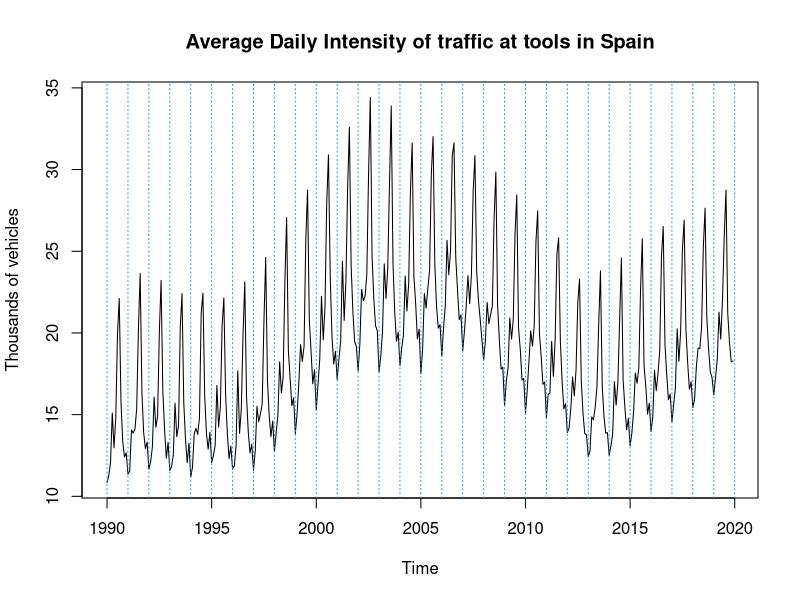
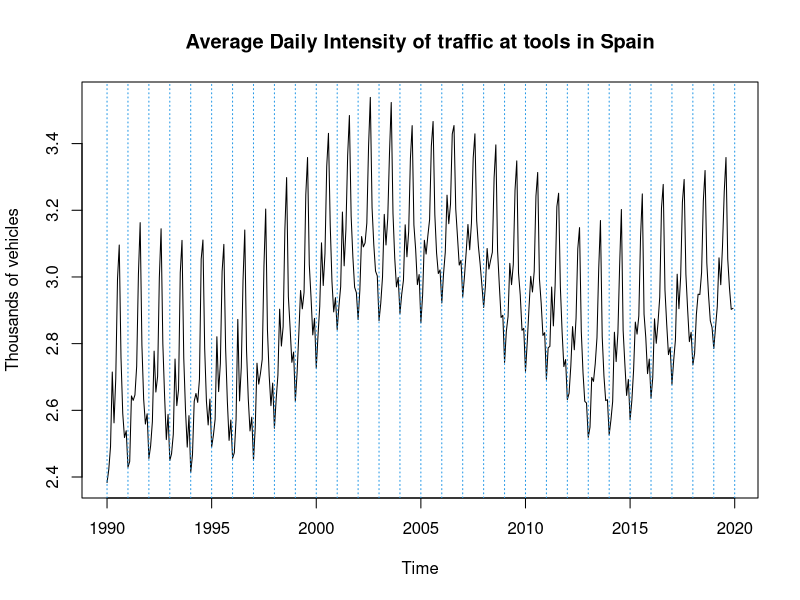
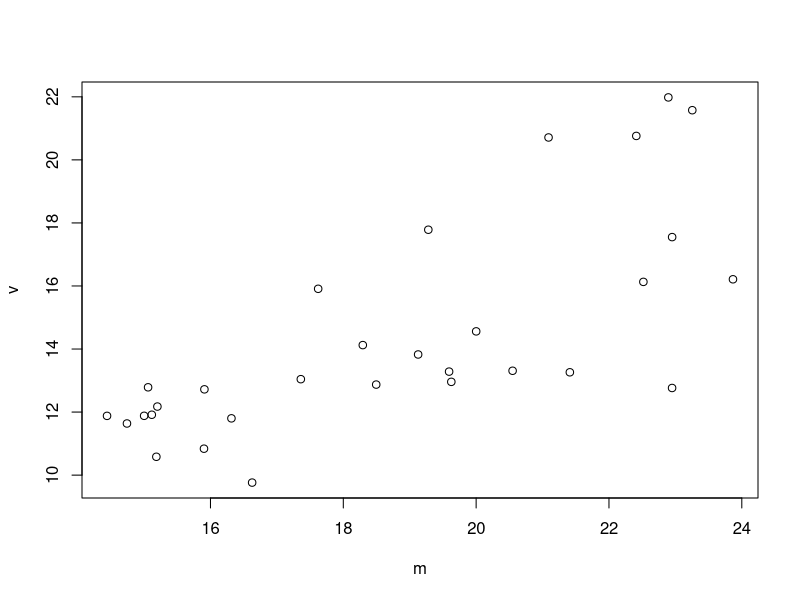
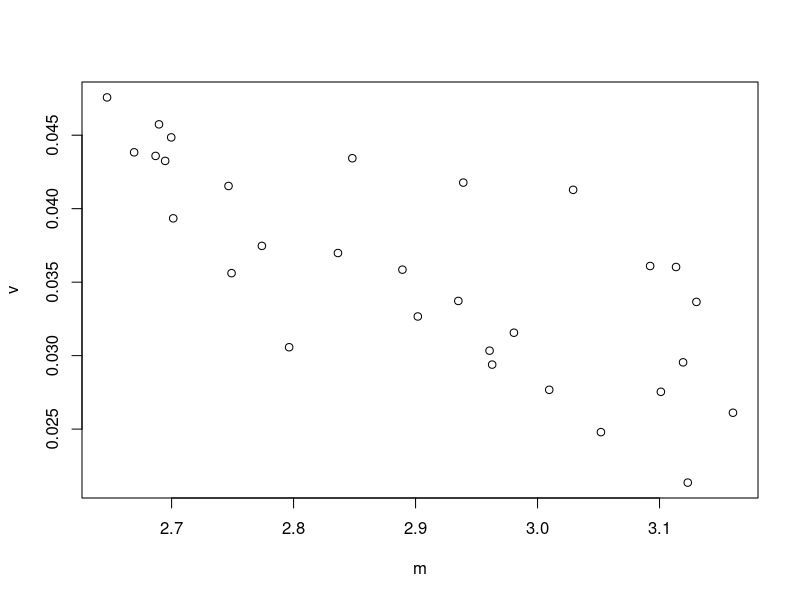
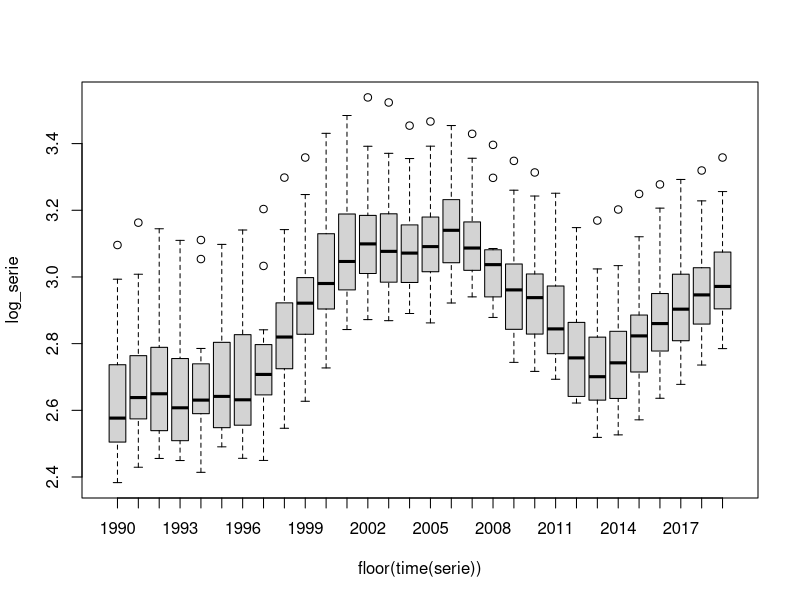
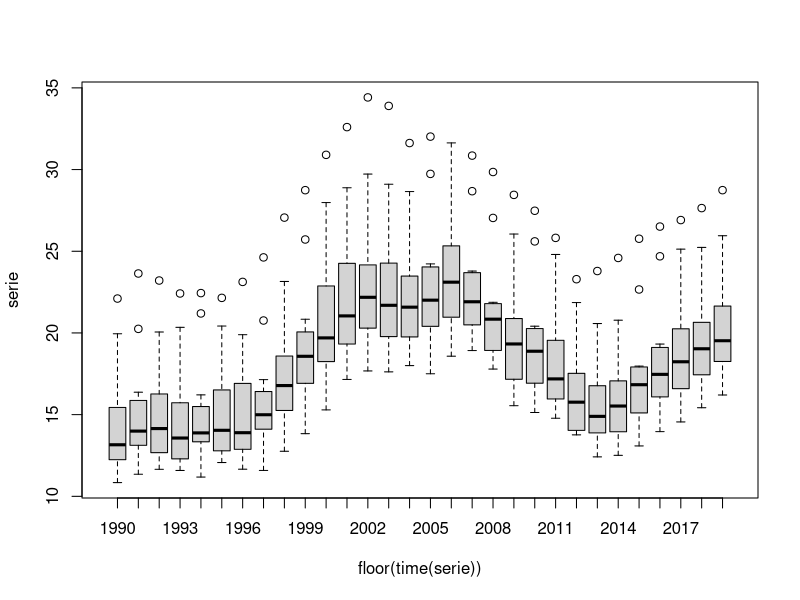
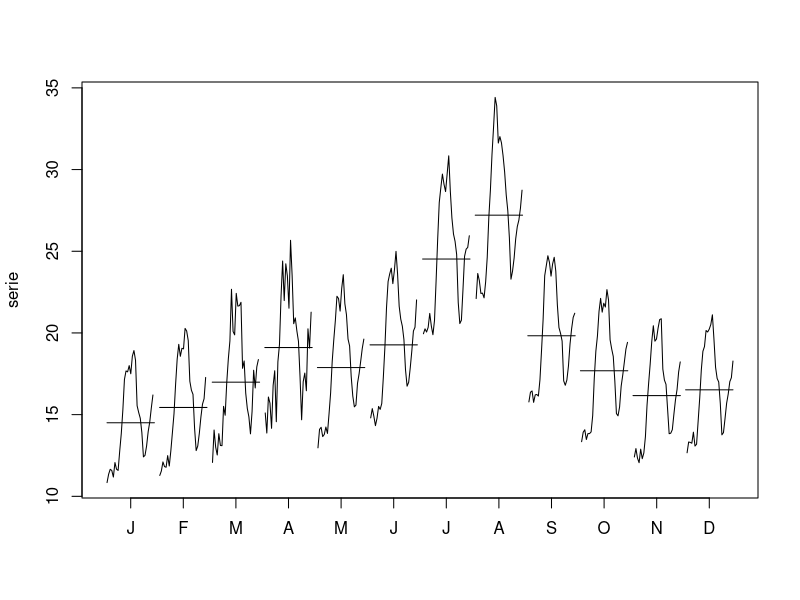
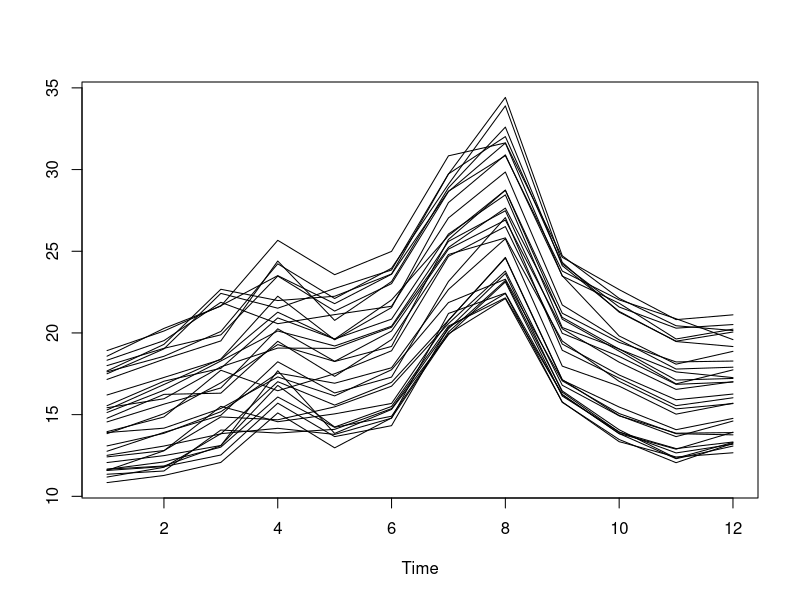

These charts were generated, in order, by the following R code: (Note: this script raises an error after producing the figures.)
## ---- chunk 1
knitr::opts_chunk$set(echo = TRUE)
## ---- chunk 2

serie=window(ts(read.table("peajes.dat"),start=1990,freq=12))
plot(serie, main="Average Daily Intensity of traffic at tools in Spain", ylab="Thousands of vehicles")
abline(v=1990:2020,lty=3,col=4)
log_serie<-log(serie)
plot(log_serie, main="Average Daily Intensity of traffic at tools in Spain", ylab="Thousands of vehicles")
abline(v=1990:2020,lty=3,col=4)

## ---- chunk 3
(m<-apply(matrix (serie, nr=12),2,mean))
(v<-apply(matrix (serie, nr=12),2,var))

plot(m,v)

(m<-apply(matrix (log_serie, nr=12),2,mean))
(v<-apply(matrix (log_serie, nr=12),2,var))

plot(m,v)


#by looking at the plot we can see that there is no significant difference between the variance of the serie and the log_serie
boxplot(log_serie~floor(time(serie)))
boxplot(serie~floor(time(serie)))

#No se com fer un test amb això perque el profe simplement mirava el gràfic i en treia conclusions.



## ---- chunk 4
monthplot(serie)
ts.plot(matrix(serie,nr=12))

#We apply diff (with lag 12) to make it stationary

d12serie<-diff(serie,lag=12)
plot(d12serie)

monthplot(d12serie)
ts.plot(matrix(d12serie,nr=12))

## ---- chunk 5
#We apply diff (with lag 1) to make it stationary
d1d12serie<-diff(d12serie,lag=1)
d12d12serie<-diff(d12serie, lag=12)
d12d1d12serie<-diff(d1d12serie, lag=12)

var(d12serie)
var(d1d12serie)
var(d12d12serie)
var(d12d1d12serie)

plot(d12serie)
plot(d1d12serie)
plot(d12d12serie)
plot(d12d1d12serie)

#perform adf test
#H0: The variance and mean are not constant, and the timeseries is not stationary.
#H1: The variance and mean are constant, and the timeseries is stationary.

adf.test(d12serie)
adf.test(d1d12serie)
adf.test(d12d12serie)
adf.test(d12d1d12serie)

#jo aquí diria que ens hem de quedar amb el d1d12serie perquè passa el adf test i dels qwue passen l'adf test és el que te la var. més baixa

## ---- chunk 6
# Plot ACF and PACF for the stationary series
par(mfrow = c(1, 2)) # Set up the plot layout
acf(d1d12serie, main = "ACF of Stationary Series")
pacf(d1d12serie, main = "PACF of Stationary Series")
par(mfrow = c(1, 1)) # Reset plot layout
## ---- chunk 7
# Fit ARIMA models
# 2 lags in acf
model1 <- arima(d1d12serie, order = c(2, 0, 0))
# 4 lags in pacf
model2 <- arima(d1d12serie, order = c(0, 0, 4))
# 2 lags in acf and 4 lags in pacf
model3 <- arima(d1d12serie, order = c(2, 0, 4))

#summart of models
summary(model1)
summary(model2)
summary(model3)


#compare AIC and BIC values
aic_values <- c(AIC(model1), AIC(model2), AIC(model3))
bic_values <- c(BIC(model1), BIC(model2), BIC(model3))

#create comparison table
comparison<- data.frame(
    model = c("model1", "model2", "model3"),
    AIC = aic_values,
    BIC = bic_values
)

print(comparison)

## ---- chunk 8
#################Validation#################################
validation=function(model){
  s=frequency(get(model$series))
  resid=model$residuals
  par(mfrow=c(2,2),mar=c(3,3,3,3))
  #Residuals plot
  plot(resid,main="Residuals")
  abline(h=0)
  abline(h=c(-3*sd(resid),3*sd(resid)),lty=3,col=4)
  #Square Root of absolute values of residuals (Homocedasticity)
  scatter.smooth(sqrt(abs(resid)),main="Square Root of Absolute residuals",
                 lpars=list(col=2))
  
  #Normal plot of residuals
  qqnorm(resid)
  qqline(resid,col=2,lwd=2)
  
  ##Histogram of residuals with normal curve
  hist(resid,breaks=20,freq=FALSE)
  curve(dnorm(x,mean=mean(resid),sd=sd(resid)),col=2,add=T)
  
  
  #ACF & PACF of residuals
  par(mfrow=c(1,2))
  acf(resid,ylim=c(-1,1),lag.max=60,col=c(2,rep(1,s-1)),lwd=1)
  pacf(resid,ylim=c(-1,1),lag.max=60,col=c(rep(1,s-1),2),lwd=1)
  par(mfrow=c(1,1))
  
  #Ljung-Box p-values
  par(mar=c(2,2,1,1))
  tsdiag(model,gof.lag=7*s)
  cat("\n--------------------------------------------------------------------\n")
  print(model)
  
  #Stationary and Invertible
  cat("\nModul of AR Characteristic polynomial Roots: ", 
      Mod(polyroot(c(1,-model$model$phi))),"\n")
  cat("\nModul of MA Characteristic polynomial Roots: ",
      Mod(polyroot(c(1,model$model$theta))),"\n")
  
  suppressMessages(require(forecast,quietly=TRUE,warn.conflicts=FALSE))
  plot(model)
  
  #Model expressed as an MA infinity (psi-weights)
  psis=ARMAtoMA(ar=model$model$phi,ma=model$model$theta,lag.max=36)
  names(psis)=paste("psi",1:36)
  cat("\nPsi-weights (MA(inf))\n")
  cat("\n--------------------\n")
  print(psis[1:24])
  
  #Model expressed as an AR infinity (pi-weights)
  pis=-ARMAtoMA(ar=-model$model$theta,ma=-model$model$phi,lag.max=36)
  names(pis)=paste("pi",1:36)
  cat("\nPi-weights (AR(inf))\n")
  cat("\n--------------------\n")
  print(pis[1:24])
   
  cat("\nDescriptive Statistics for the Residuals\n")
  cat("\n----------------------------------------\n") 
  
  suppressMessages(require(fBasics,quietly=TRUE,warn.conflicts=FALSE))
  ##Anderson-Darling test
  print(basicStats(resid))
  
  ## Add here complementary tests (use with caution!)
  ##---------------------------------------------------------
  cat("\nNormality Tests\n")
  cat("\n--------------------\n")
 
  ##Shapiro-Wilks Normality test
  print(shapiro.test(resid))

  suppressMessages(require(nortest,quietly=TRUE,warn.conflicts=FALSE))
  ##Anderson-Darling test
  print(ad.test(resid))
  
  suppressMessages(require(tseries,quietly=TRUE,warn.conflicts=FALSE))
  ##Jarque-Bera test
  print(jarque.bera.test(resid))
  
  cat("\nHomoscedasticity Test\n")
  cat("\n--------------------\n")
  suppressMessages(require(lmtest,quietly=TRUE,warn.conflicts=FALSE))
  ##Breusch-Pagan test
  obs=get(model$series)
  print(bptest(resid~I(obs-resid)))
  
  cat("\nIndependence Tests\n")
  cat("\n--------------------\n")
  
  ##Durbin-Watson test
  print(dwtest(resid~I(1:length(resid))))
  
  ##Ljung-Box test
  cat("\nLjung-Box test\n")
  print(t(apply(matrix(c(1:4,(1:4)*s)),1,function(el) {
    te=Box.test(resid,type="Ljung-Box",lag=el)
    c(lag=(te$parameter),statistic=te$statistic[[1]],p.value=te$p.value)})))
  
}
################# Fi Validation #################################
## ---- chunk 9
validation(model1)


## ---- chunk 10
validation(model2)
## ---- chunk 11
validation(model3)
